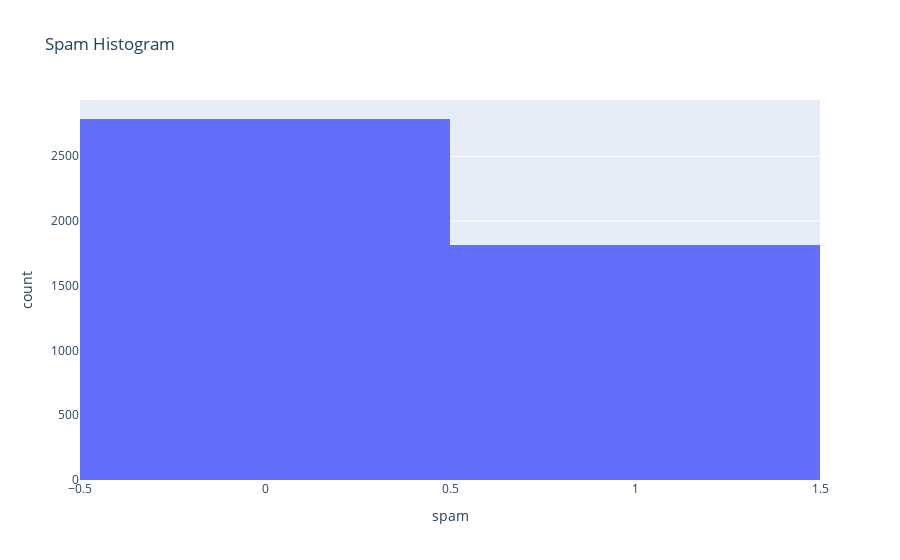

Write notebook code for a chart like this one.
### Code cell
## plot the histogram of the spam value (target)

px.histogram(data, x = 'spam' , title = "Spam Histogram")

### Figure 1 — Plotly figure (JSON) as saved in the notebook; plotly's stock layout.template omitted (floating-point values rounded to 4 significant figures; data arrays with more than 128 entries replaced by an {"elided": "..."} marker saying what was removed)
{"data": [{"alignmentgroup": "True", "bingroup": "x", "hovertemplate": "spam=%{x}<br>count=%{y}<extra></extra>", "legendgroup": "", "marker": {"color": "#636efa", "pattern": {"shape": ""}}, "name": "", "offsetgroup": "", "orientation": "v", "showlegend": false, "type": "histogram", "x": {"elided": "4601 int values"}, "xaxis": "x", "yaxis": "y"}], "layout": {"barmode": "relative", "legend": {"tracegroupgap": 0}, "title": {"text": "Spam Histogram"}, "xaxis": {"anchor": "y", "domain": [0, 1], "title": {"text": "spam"}}, "yaxis": {"anchor": "x", "domain": [0, 1], "title": {"text": "count"}}}}
